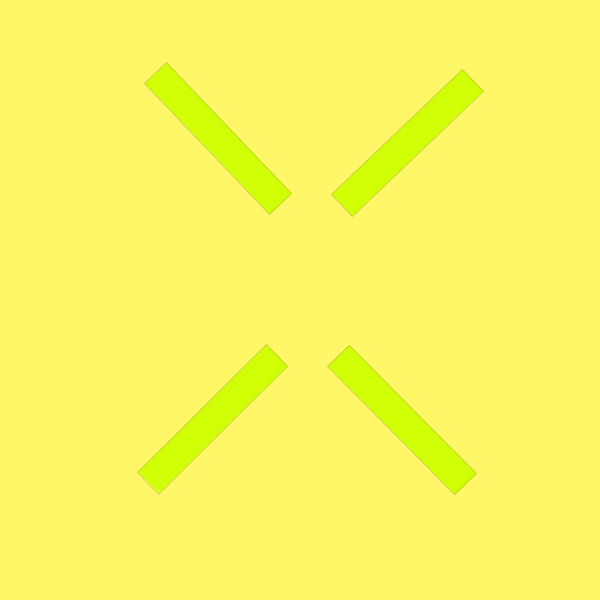
Frame 1 (no input)
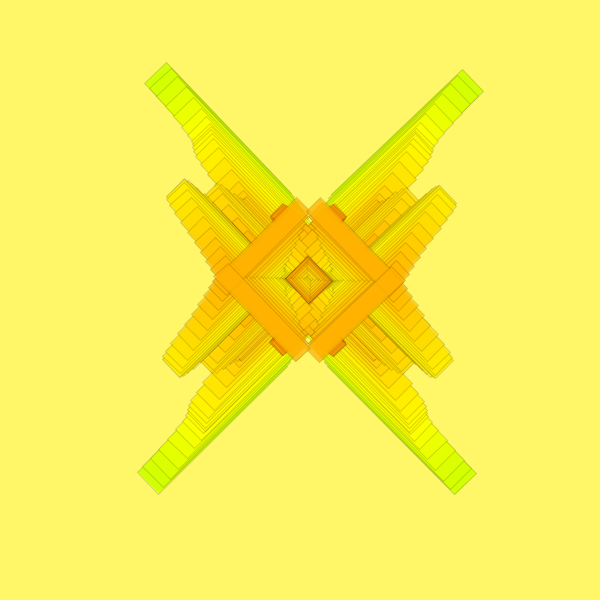
Frame 60 (the mouse pressed at the canvas centre just before this capture)
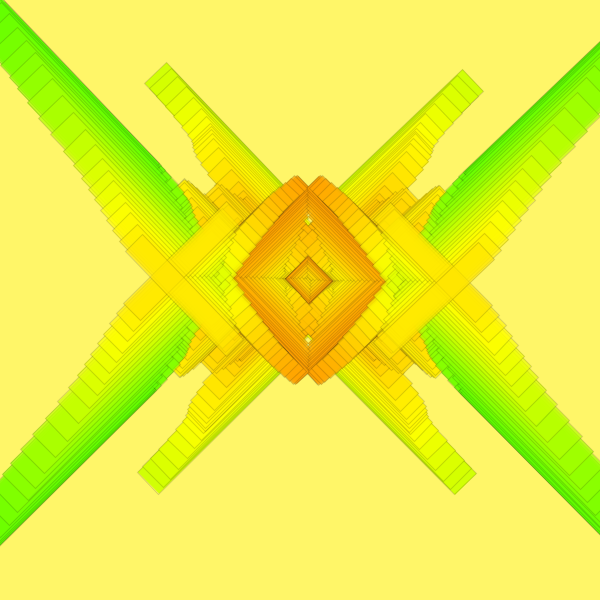
Frame 120 (the mouse held since frame 60 and released just before this capture)

The Processing sketch that drew these frames (run headless with seeded random() and noise(); from frame 60 on, the mouse is pressed at the canvas centre):

// Processing sketch: processing_87168
// ── processing_87168.pde

float x=0;
float y=0;


void setup () {
  size(600, 600);
  colorMode(HSB);
  background(40, 150, 255);
  smooth();
}

void draw () {
  x+=0.02;
  y+=0.005;
  float n = noise(x);
  float t = noise(y);

  pushMatrix();
  stroke(100, 3, 11,40);
  translate(310, -140);
  rotate(.79);
  fill(100*n-10, 255, 255, t*400);
  rect(t*(width)-50, n*height+10, 50*n, height/2*n);
  rect( n*height+10, t*(width)-50, height/2*n, 50*n);
  popMatrix();

  pushMatrix();
  translate(300, 700);
  rotate(3.95);
  rect(t*(width)-50, n*height+10, 50*n, height/2*n);
  rect( n*height+10, t*(width)-50, height/2*n, 50*n);
  popMatrix();
}
